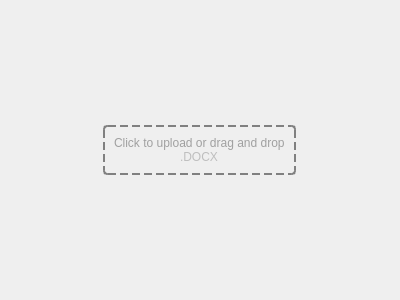
<?xml version="1.0" encoding="UTF-8"?>
<ui version="4.0">
 <class>Frame</class>
 <widget class="QFrame" name="Frame">
  <property name="geometry">
   <rect>
    <x>0</x>
    <y>0</y>
    <width>400</width>
    <height>300</height>
   </rect>
  </property>
  <property name="windowTitle">
   <string>Frame</string>
  </property>
  <layout class="QVBoxLayout" name="verticalLayout">
   <item alignment="Qt::AlignmentFlag::AlignHCenter|Qt::AlignmentFlag::AlignVCenter">
    <widget class="QFrame" name="frame_drop_area">
     <property name="cursor">
      <cursorShape>PointingHandCursor</cursorShape>
     </property>
     <property name="acceptDrops">
      <bool>true</bool>
     </property>
     <property name="styleSheet">
      <string notr="true">QFrame {
    border: 2px dashed gray;
    border-radius: 4px;
}

QFrame:hover {
    border: 2px dashed blue;
}</string>
     </property>
     <property name="frameShape">
      <enum>QFrame::Shape::StyledPanel</enum>
     </property>
     <property name="frameShadow">
      <enum>QFrame::Shadow::Raised</enum>
     </property>
     <layout class="QVBoxLayout" name="verticalLayout_3">
      <property name="spacing">
       <number>0</number>
      </property>
      <property name="leftMargin">
       <number>9</number>
      </property>
      <property name="topMargin">
       <number>9</number>
      </property>
      <property name="rightMargin">
       <number>9</number>
      </property>
      <property name="bottomMargin">
       <number>9</number>
      </property>
      <item>
       <widget class="QLabel" name="label_2">
        <property name="styleSheet">
         <string notr="true">font: 13pt &quot;Segoe UI&quot;;
color: rgb(160, 160, 160);
border: none</string>
        </property>
        <property name="text">
         <string>Click to upload or drag and drop</string>
        </property>
       </widget>
      </item>
      <item alignment="Qt::AlignmentFlag::AlignHCenter">
       <widget class="QLabel" name="label">
        <property name="styleSheet">
         <string notr="true">font: 10pt &quot;Segoe UI&quot;;
color: rgb(190, 190, 190);
border: none</string>
        </property>
        <property name="text">
         <string>.DOCX</string>
        </property>
       </widget>
      </item>
     </layout>
    </widget>
   </item>
  </layout>
 </widget>
 <resources/>
 <connections/>
</ui>
